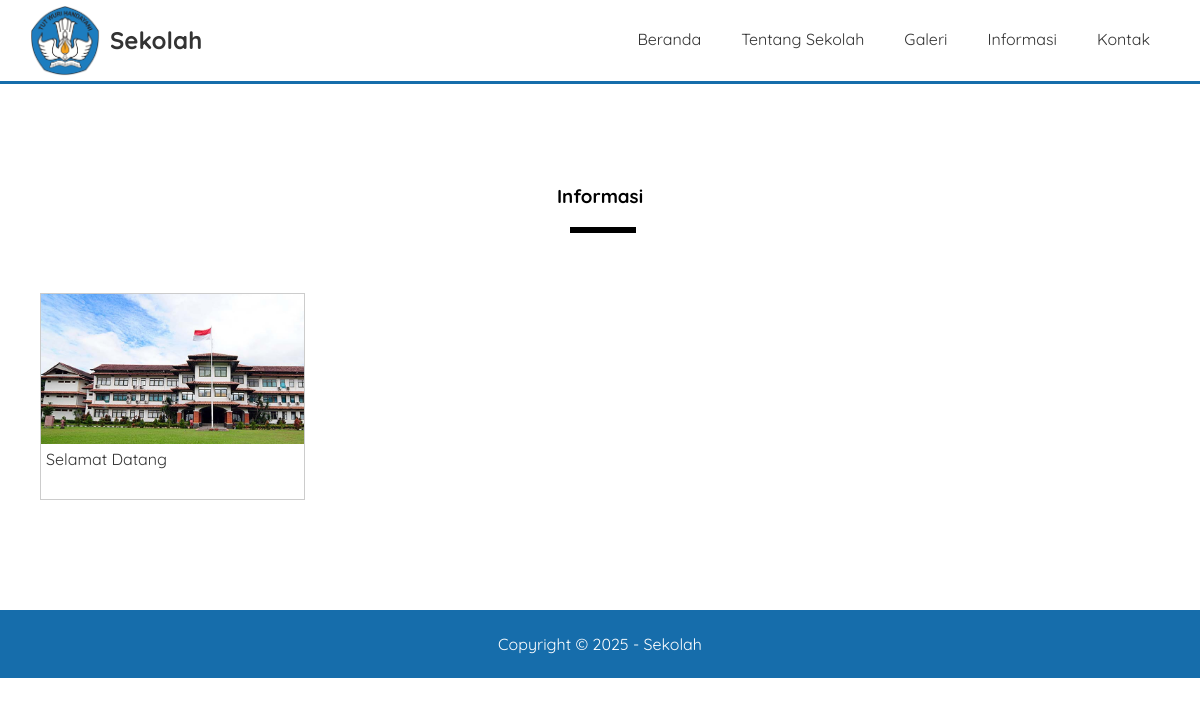
The app's page /informasi.php with its own data.
### tables this page shows
CREATE TABLE `pengaturan` (
  `id` int(11) NOT NULL AUTO_INCREMENT,
  `nama` varchar(50) NOT NULL,
  `email` varchar(50) NOT NULL,
  `telepon` varchar(20) NOT NULL,
  `alamat` text NOT NULL,
  `logo` varchar(50) NOT NULL,
  `favicon` varchar(50) NOT NULL,
  `tentang` text NOT NULL,
  `foto_sekolah` varchar(50) NOT NULL,
  `google_maps` text NOT NULL,
  `nama_kepsek` varchar(50) NOT NULL,
  `foto_kepsek` varchar(50) NOT NULL,
  `sambutan_kepsek` text NOT NULL,
  `created_at` timestamp NOT NULL DEFAULT current_timestamp(),
  `updated_at` datetime DEFAULT NULL,
  PRIMARY KEY (`id`)
);

CREATE TABLE `informasi` (
  `id` int(11) NOT NULL AUTO_INCREMENT,
  `judul` varchar(100) NOT NULL,
  `keterangan` text NOT NULL,
  `gambar` varchar(50) NOT NULL,
  `created_at` timestamp NOT NULL DEFAULT current_timestamp(),
  `updated_at` datetime DEFAULT NULL,
  `created_by` int(11) NOT NULL,
  PRIMARY KEY (`id`),
  KEY `created_by` (`created_by`)
);

### informasi.php (the view)
<?php include 'header.php' ?>
<div class="section">
    <div class="container">
        <h3 class="text-center">Informasi</h3>
        <?php
            $informasi = mysqli_query($conn, "SELECT * FROM informasi ORDER BY id DESC");
            if(mysqli_num_rows($informasi) > 0){
                while($i = mysqli_fetch_array($informasi)){
        ?>
            <div class="col-4">
                <a href="detail-informasi.php?id=<?= $i['id'] ?>" class="thumbnail-link">
                    <div class="thumbnail-box">
                        <div class="thumbnail-img" style="background-image: url('uploads/informasi/<?= $i['gambar'] ?> ');"></div>
                        <div class="thumbnail-text"><?= substr($i['judul'], 0, 50) ?></div>
                    </div>
                </a>
                </div>
        <?php }}else{?>
            Tidak ada data.
        <?php } ?>
    </div>
</div>
<?php include 'footer.php' ?>

### header.php (shortened to what this page needs)
<?php
    include 'koneksi.php';
    $identitas = mysqli_query($conn, "SELECT * FROM pengaturan ORDER BY id DESC LIMIT 1");
    $d = mysqli_fetch_object($identitas);
?>
<!DOCTYPE html>
<html lang="en">
<head>
    <link rel="stylesheet" href="assets/css/style.css">
</head>
<body>
    <div class="header">
        <div class="container">
            <div class="header-logo">
                <img src="uploads/identitas/<?= $d->logo?>" width="70" alt="">
                <h2><a href="#"><?= $d->nama?></a></h2>
            </div>
            <ul class="header-menu">
                <li><a href="index.php">Beranda</a></li>
                <li><a href="tentang.php">Tentang Sekolah</a></li>
                <li><a href="galeri.php">Galeri</a></li>
                <li><a href="informasi.php">Informasi</a></li>
                <li><a href="kontak.php">Kontak</a></li>
            </ul>
        </div>
    </div>

### footer.php (shortened to what this page needs)
    <footer>
        <div class="container text-center">
            Copyright &copy; 2025 - <?= $d->nama ?>
        </div>
    </footer>
</body>
</html>

### assets/css/style.css (style rules this page uses)
* { margin: 0; padding: 0; font-family: 'Quicksand', sans-serif; box-sizing: border-box; }
a { text-decoration: none; }
.container { width: 1140px; margin: 0 auto; }
.container::after { content: ""; display: block; clear: both; }
.text-center { text-align: center !important; }
.header { border-bottom: 3px solid #166dab; }
.header a { color: #333333; }
.header-logo { float: left; line-height: 70px; padding: 5px 0; }
.header-logo img { float: left; margin-right: 10px; }
.header-logo h2 { float: left; }
.header-menu { float: right; }
.header-menu li { float: left; list-style: none; padding: 29px 20px; }
.section { padding: 100px 0; }
.section h3 { padding-bottom: 25px; margin-bottom: 50px; position: relative; }
.section h3::after { content: ""; display: block; width: 60px; border: 3px solid; position: absolute; bottom: 0; left: calc(50% - 30px); }
.col-4 { min-height: 200px; width: 25%; float: left; padding: 10px; }
.thumbnail-box { border: 1px solid #cccccc; width: 100%; min-height: 200px; background-color: white; }
.thumbnail-img { height: 150px; background-repeat: no-repeat; background-size: cover; }
.thumbnail-text { height: 55px; padding: 5px; }
.thumbnail-link { color: #333333; }
footer { padding: 24px; background-color: #166dab; color: white; }

### records on screen
pengaturan: logo (picture), nama "Sekolah"
informasi: gambar (picture), judul "Selamat Datang"
